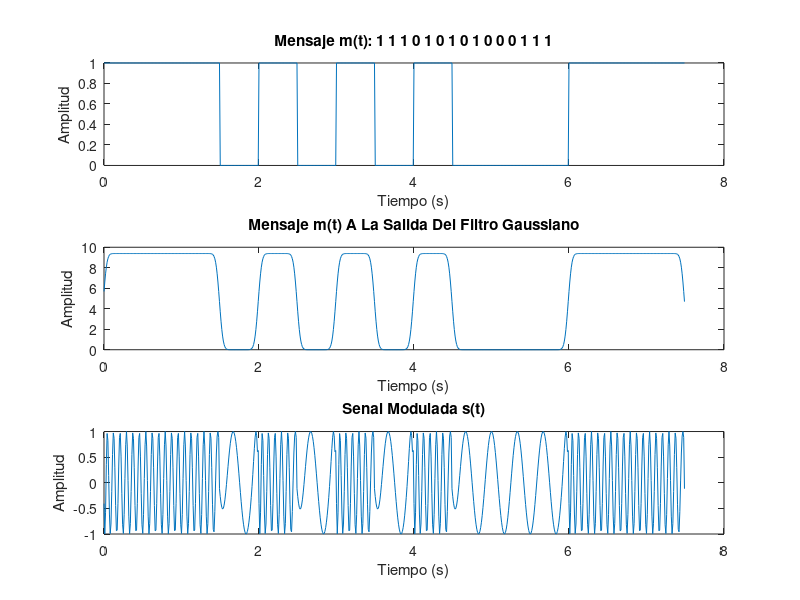

Source code (MATLAB):
%--------------------------------------------
% Tecnologico de Costa Rica 
% Escuela de Ingenieria en Electronica
%
% Taller de Comunicaciones Electricas
% Profesor:Ing. Francisco Navarro Henriquez. M.Sc, MBA
%
% Proyecto: Modelado de un sistema RF con correccion y deteccion
% de errores para una aplicacion medica mediante un SoC
% nRF52832 Nordic Semiconductor
%
% Modulador (mod.m):
% Este bloque se encarga de tomar la informacion proveniente del
% codificador y aplicar la modulacion necesaria para transmitir a traves de
% la antena.
%--------------------------------------------



%--------------------------------------------
% INICIO TIEMPO DE EJECUCION:
% El siguiente fragmento inicia el cronometro para medir el tiempo que dura la moduación
%--------------------------------------------
tic;     %Se inicia el temporizador
%--------------------------------------------



%--------------------------------------------
% DATO O SYMBOLO DE PRUEBA:
% Se tomara una cadena aleatoria de bits para comparar
% la senal modulada obtenida y la esperada para verificar si hay
% incongruencias.
%--------------------------------------------
data = [1 1 1 0 1 0 1 0 1 0 0 0 1 1 1];
%--------------------------------------------


%--------------------------------------------
% FORMA DE ONDA TEMPORAL:
% Lo primera es mapear la cadena de bits a una senal en el dominio del
% tiempo
%--------------------------------------------
% Vector De Tiempo
f_s = 100;     %Frecuencia de sampleo
t_b = 0.5;     %Tiempo de bit
t = 0 : 1/f_s : (length(data)*t_b - 1/f_s);     %Tiempo 

% Senal m(t) De Tipo NRZ Unipolar
m_t = [];      %Senal de mensaje m(t)
i = 1; % Auxiliar
while true
    if i > length(data)    %Condicion de parada
        break;
    end
    if data(i) == 1     %Tren de pulso para los 1's
        m_t = [m_t ones(1, t_b*f_s)];
    else     %Tren de zeros para los 0's
        m_t = [m_t zeros(1, t_b*f_s)];
    end
    i = i + 1;
end
%--------------------------------------------



%--------------------------------------------
% MODULACION GFSK:
% Para esto es necesario hacer pasar la senal m(t) por el filtro gausseano
% y posteriormente realizar una modulacion FSK corriente
%--------------------------------------------
%Filtro Gausseano
sigma = 100;     %Desviacion Estandar del filtro
gaussian_filter = gausswin(length(m_t), sigma);     %Ventana gaussiana

%Aplicacion Del Filtro Gaussiano A Mensaje m(t)
m_t_filtered = conv(m_t, gaussian_filter, 'same');

%Modulacion FSK
u = max(m_t_filtered)/2;     %Umbral para saber cual frecuencia usar
a = 0.35;     %Indice de modulacion
f_c0 = 3;     %Frecuencia para 0's
f_c1 = 12;     %Frecuencia para 1's
s_t = []*7500;     %Senal modulada s(t)
for i=1 : length(m_t_filtered)
    if m_t_filtered(i) < u
        s_t(i) = cos(2*pi*f_c0*t(i) + a*m_t_filtered(i));     %FSK para 0's
    else
        s_t(i) = cos(2*pi*f_c1*t(i) + a*m_t_filtered(i));     %FSK para 1's
    end

end
%--------------------------------------------



%--------------------------------------------
% FIN TIEMPO DE EJECUCION:
% Aqui se contabiliza canto duro la modulacion
%--------------------------------------------
elapsedTime = toc;     %Se detiene el temporizador
fprintf('La modulacion duro %.4f segundos.\n', elapsedTime);
%--------------------------------------------



%--------------------------------------------
% VISUALIZACIÓN DE RESULTADOS:
% A continuación se plotean las senales m_t (mensaje), 
% m_t_filtered (senal a la salida del filtro gaussiano), s_t (senal modulada)
%--------------------------------------------
figure;      %Ventana

subplot(3, 1, 1);     % Grafica de m_t
plot(t, m_t);
title('Mensaje m(t): 1 1 1 0 1 0 1 0 1 0 0 0 1 1 1');
xlabel('Tiempo (s)');
ylabel('Amplitud');

subplot(3, 1, 2);     % Grafica de m_t_filtered
plot(t, m_t_filtered);
title('Mensaje m(t) A La Salida Del Filtro Gaussiano');
xlabel('Tiempo (s)');
ylabel('Amplitud');

subplot(3, 1, 3);     % Grafica de gaussian_filter
plot(t, s_t);
title('Senal Modulada s(t)');
xlabel('Tiempo (s)');
ylabel('Amplitud');
%--------------------------------------------

